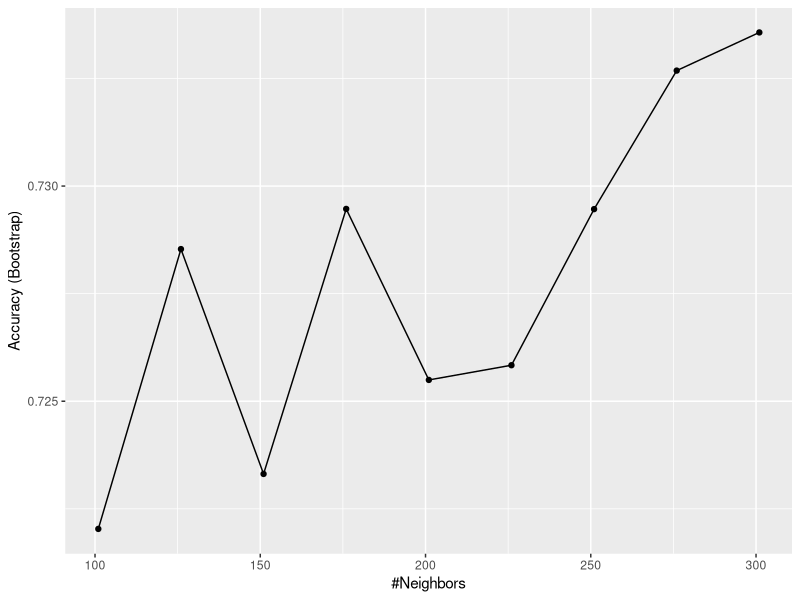

The R source for this figure:
library(tidyverse)
library(caret)

set.seed(1996)
n <- 1000
p <- 10000
x <- matrix(rnorm(n*p), n, p)
colnames(x) <- paste("x", 1:ncol(x), sep = "_")
y <- rbinom(n, 1, 0.5) %>% factor()

x_subset <- x[ ,sample(p, 100)]

# Q1: Code to run cross-validation using logistic regression. Accuracy should be around 0.5
set.seed(1)
fit <- train(x_subset, y, method = "glm")
fit$results

pvals <- rep(0, ncol(x))
for (i in 1:ncol(x)) {
  pvals[i] <- t.test(x[,i][y==0], x[,i][y==1], var.equal=TRUE)$p.value
}

# Q2: Create an index ind with the column numbers of the predictors that were "statistically significantly" associated with y. Use a p-value cutoff of 0.01 to define "statistically significantly."

ind <- which(pvals < 0.01)
length(ind)

# Q3: Now set the seed to 1 and re-run the cross-validation after redefinining x_subset to be the subset of x defined by the columns showing "statistically significant" association with y.
set.seed(1)
x_subset <- x[ ,ind]
crossV <- train(x_subset, y, method = "glm")
crossV$results

# YAY! Figured it out :)

# Q4: Set the seed to 1 and re-run the cross-validation again, but this time using kNN. Try out the following grid k = seq(101, 301, 25) of tuning parameters. Make a plot of the resulting accuracies.
set.seed(1)
fit <- train(x_subset, y, method = "knn", tuneGrid = data.frame(k = seq(101, 301, 25)))
ggplot(fit)

# Learn: how to make colomn of predictors, train() incorporates logistic regression & knn, (and 237 more methods!)

# In the previous exercises, we see that despite the fact that x and y are completely independent, we were able to predict y with accuracy higher than 70%. We must be doing something wrong then.
# What is it?

# We used the entire dataset to select the columns used in the model.
# Hence, the accuracy is too high. The selcetion step needs to be included as part of the corss-validation algorithm, and then the cross-validation itself is performed after the column selection step.
# As a follow-up exercisse, try to re-do the CV with logistric regression, this time including the selection step in the CV algorithm. The accuracy should now be close to 50%.
